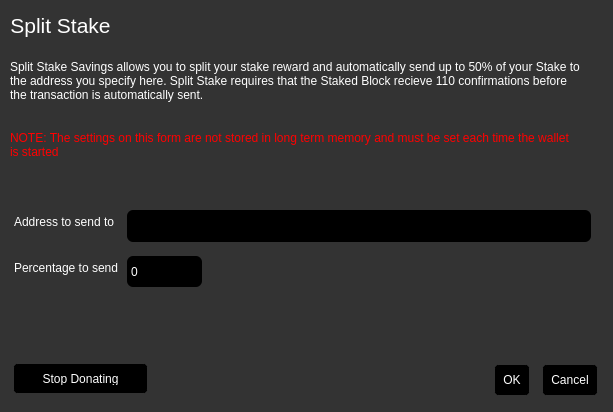
<?xml version="1.0" encoding="UTF-8"?>
<ui version="4.0">
 <class>charityDialog</class>
 <widget class="QDialog" name="charityDialog">
  <property name="geometry">
   <rect>
    <x>0</x>
    <y>0</y>
    <width>613</width>
    <height>412</height>
   </rect>
  </property>
  <property name="windowTitle">
   <string>Split Stake</string>
  </property>
  <property name="styleSheet">
   <string notr="true">QDialog {
        color: white;
        background-color: #333333;
        border: none;
}

QLabel {
        background-color: transparent;
        color: white;
        font-weight: normal
}

QLabel[openExternalLinks=true], QHeaderView {
        color: #aaaaaa
}

QLabel[openExternalLinks=false] {
        color: white;
        font-weight: normal
}

QPushButton, QToolButton {
        border: 4px solid #000000;
        border-radius: 4px;
        background-color: #000000;
        color: white;
        padding: 4px;
        margin: 4px;
}

QPushButton:checked, QToolButton:checked {
        color: #AEC6CF;
}

QPushButton:pressed, QToolButton:pressed {
        border-color: #AEC6CF;
        color: #AEC6CF;
}

QPushButton:disabled, QToolButton:disabled {
        color: #444;
        background-color: #222222;
}

QLineEdit {
        border-radius: 6px;
        border-width: 1px;
        border-color: #222222;
        padding: 8px;
        background-color: #000000;
        color: white;
}

QLineEdit:disabled {
        border-radius: 6px;
        border-width: 1px;
        border-color: #222222;
        padding: 8px;
        background-color: #262626;
        color: white;
}

QSpinBox {
        border-radius: 6px;
        border-width: 1;
        border-style: 222222;
        padding: 2px;
        background-color: #000000;
        color: white;
}</string>
  </property>
  <widget class="QLabel" name="label">
   <property name="geometry">
    <rect>
     <x>0</x>
     <y>10</y>
     <width>121</width>
     <height>31</height>
    </rect>
   </property>
   <property name="font">
    <font>
     <pointsize>16</pointsize>
    </font>
   </property>
   <property name="text">
    <string>&lt;html&gt;&lt;head/&gt;&lt;body&gt;&lt;p&gt;Split Stake&lt;/p&gt;&lt;/body&gt;&lt;/html&gt;</string>
   </property>
   <property name="scaledContents">
    <bool>false</bool>
   </property>
   <property name="alignment">
    <set>Qt::AlignCenter</set>
   </property>
  </widget>
  <widget class="QLabel" name="label_2">
   <property name="geometry">
    <rect>
     <x>10</x>
     <y>60</y>
     <width>571</width>
     <height>61</height>
    </rect>
   </property>
   <property name="lineWidth">
    <number>1</number>
   </property>
   <property name="text">
    <string>Split Stake Savings allows you to split your stake reward and automatically send up to 50% of your Stake to the address you specify here. Split Stake requires that the Staked Block recieve 110 confirmations before the transaction is automatically sent.</string>
   </property>
   <property name="alignment">
    <set>Qt::AlignLeading|Qt::AlignLeft|Qt::AlignTop</set>
   </property>
   <property name="wordWrap">
    <bool>true</bool>
   </property>
  </widget>
  <widget class="QDialogButtonBox" name="buttonBox">
   <property name="geometry">
    <rect>
     <x>410</x>
     <y>360</y>
     <width>191</width>
     <height>41</height>
    </rect>
   </property>
   <property name="orientation">
    <enum>Qt::Horizontal</enum>
   </property>
   <property name="standardButtons">
    <set>QDialogButtonBox::Cancel|QDialogButtonBox::Ok</set>
   </property>
  </widget>
  <widget class="QWidget" name="formLayoutWidget_2">
   <property name="geometry">
    <rect>
     <x>10</x>
     <y>210</y>
     <width>581</width>
     <height>121</height>
    </rect>
   </property>
   <layout class="QFormLayout" name="formLayout_2">
    <property name="fieldGrowthPolicy">
     <enum>QFormLayout::ExpandingFieldsGrow</enum>
    </property>
    <property name="horizontalSpacing">
     <number>8</number>
    </property>
    <property name="verticalSpacing">
     <number>14</number>
    </property>
    <item row="1" column="0">
     <widget class="QLabel" name="label_3">
      <property name="text">
       <string>Address to send to</string>
      </property>
      <property name="indent">
       <number>4</number>
      </property>
     </widget>
    </item>
    <item row="1" column="1">
     <widget class="QLineEdit" name="charityAddressEdit">
      <property name="font">
       <font>
        <pointsize>7</pointsize>
       </font>
      </property>
      <property name="placeholderText">
       <string/>
      </property>
     </widget>
    </item>
    <item row="2" column="0">
     <widget class="QLabel" name="label_4">
      <property name="text">
       <string>Percentage to send</string>
      </property>
      <property name="indent">
       <number>4</number>
      </property>
     </widget>
    </item>
    <item row="2" column="1">
     <widget class="QSpinBox" name="charityPercentEdit">
      <property name="minimumSize">
       <size>
        <width>75</width>
        <height>31</height>
       </size>
      </property>
      <property name="maximum">
       <number>50</number>
      </property>
     </widget>
    </item>
   </layout>
  </widget>
  <widget class="QLabel" name="label_5">
   <property name="geometry">
    <rect>
     <x>10</x>
     <y>130</y>
     <width>561</width>
     <height>31</height>
    </rect>
   </property>
   <property name="text">
    <string>&lt;html&gt;&lt;head/&gt;&lt;body&gt;&lt;p&gt;&lt;span style=&quot; color:#ff0000;&quot;&gt;NOTE: The settings on this form are not stored in long term memory and must be set each time the wallet is started&lt;/span&gt;&lt;/p&gt;&lt;/body&gt;&lt;/html&gt;</string>
   </property>
   <property name="wordWrap">
    <bool>true</bool>
   </property>
  </widget>
  <widget class="QPushButton" name="pushButton">
   <property name="geometry">
    <rect>
     <x>10</x>
     <y>360</y>
     <width>141</width>
     <height>37</height>
    </rect>
   </property>
   <property name="text">
    <string>Stop Donating</string>
   </property>
  </widget>
 </widget>
 <resources/>
 <connections>
  <connection>
   <sender>buttonBox</sender>
   <signal>accepted()</signal>
   <receiver>charityDialog</receiver>
   <slot>accept()</slot>
   <hints>
    <hint type="sourcelabel">
     <x>248</x>
     <y>254</y>
    </hint>
    <hint type="destinationlabel">
     <x>157</x>
     <y>274</y>
    </hint>
   </hints>
  </connection>
  <connection>
   <sender>buttonBox</sender>
   <signal>rejected()</signal>
   <receiver>charityDialog</receiver>
   <slot>reject()</slot>
   <hints>
    <hint type="sourcelabel">
     <x>316</x>
     <y>260</y>
    </hint>
    <hint type="destinationlabel">
     <x>286</x>
     <y>274</y>
    </hint>
   </hints>
  </connection>
 </connections>
</ui>
